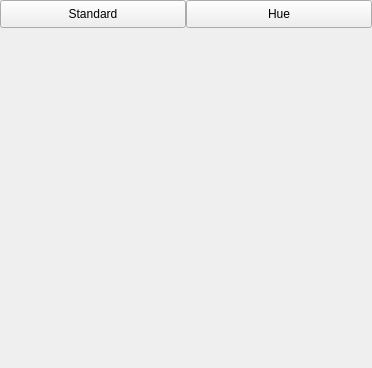
<?xml version="1.0" encoding="UTF-8"?>
<ui version="4.0">
 <class>HueSettingsPage</class>
 <widget class="QWidget" name="HueSettingsPage">
  <property name="geometry">
   <rect>
    <x>0</x>
    <y>0</y>
    <width>372</width>
    <height>368</height>
   </rect>
  </property>
  <property name="windowTitle">
   <string>Form</string>
  </property>
  <layout class="QVBoxLayout" name="verticalLayout" stretch="1,12">
   <property name="spacing">
    <number>0</number>
   </property>
   <property name="leftMargin">
    <number>0</number>
   </property>
   <property name="topMargin">
    <number>0</number>
   </property>
   <property name="rightMargin">
    <number>0</number>
   </property>
   <property name="bottomMargin">
    <number>0</number>
   </property>
   <item>
    <layout class="QHBoxLayout" name="horizontalLayout">
     <property name="spacing">
      <number>0</number>
     </property>
     <item>
      <widget class="QPushButton" name="standardButton">
       <property name="sizePolicy">
        <sizepolicy hsizetype="Minimum" vsizetype="Expanding">
         <horstretch>0</horstretch>
         <verstretch>0</verstretch>
        </sizepolicy>
       </property>
       <property name="text">
        <string>Standard</string>
       </property>
      </widget>
     </item>
     <item>
      <widget class="QPushButton" name="hueButton">
       <property name="sizePolicy">
        <sizepolicy hsizetype="Minimum" vsizetype="Expanding">
         <horstretch>0</horstretch>
         <verstretch>0</verstretch>
        </sizepolicy>
       </property>
       <property name="text">
        <string>Hue</string>
       </property>
      </widget>
     </item>
    </layout>
   </item>
   <item>
    <widget class="QWidget" name="widget" native="true"/>
   </item>
  </layout>
 </widget>
 <resources/>
 <connections/>
</ui>
